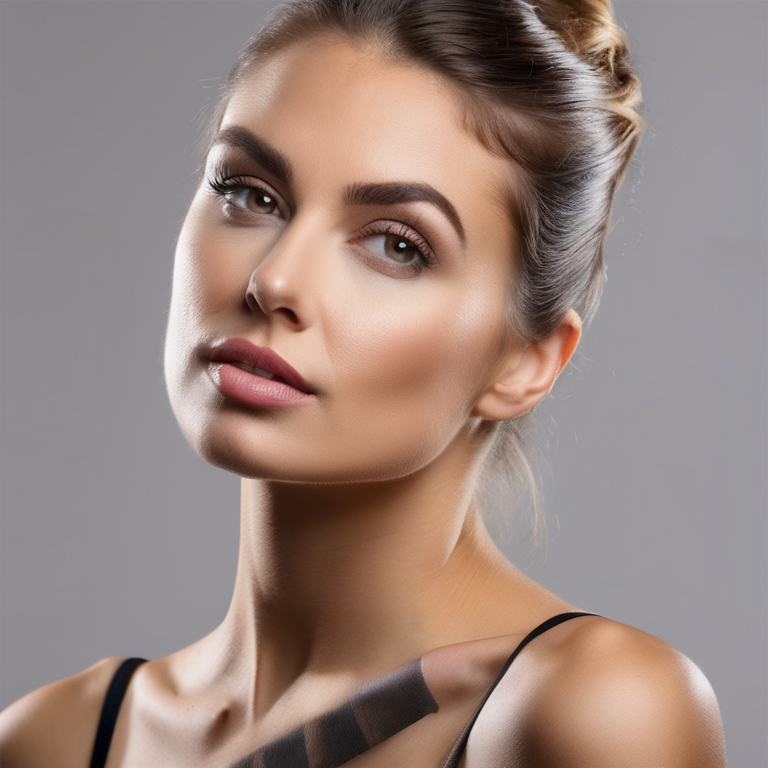
#> input picture data/batches/kt5_proof_001/job_001/images/sdxl_agent_00011_.png, 768 x 768 px, given in place of headshot_front.png, which was not available
$ python fix_canonical_assets.py
#> lines starting #> are read from the running program, lines starting #| are printed output that depends on the picture; pictures that were not available may be replaced by others from this repository, and a replacement may not be noted
"""
Fix canonical assets reconciliation - use real operator-prepared canonical references.
"""

from PIL import Image, ImageDraw, ImageFont
import json
from pathlib import Path

def create_canonical_reconciliation_contact_sheet():
    project_root = Path(r"F:\ComfyUI\comfy-agent-mvp\data\rc2_multishot1_ep01")

    # Load REAL canonical assets from input/canonical_references
    canonical_char_path = project_root / "input" / "canonical_references" / "01_identity" / "headshot_front.png"
    canonical_env_path = project_root / "input" / "canonical_references" / "05_environment" / "character_in_environment.png"

    char_img = Image.open(canonical_char_path)
#> char_img is the input picture: PIL image 768x768 RGB; mean R, G, B 153.8, 134.1, 126.4
    env_img = Image.open(canonical_env_path)
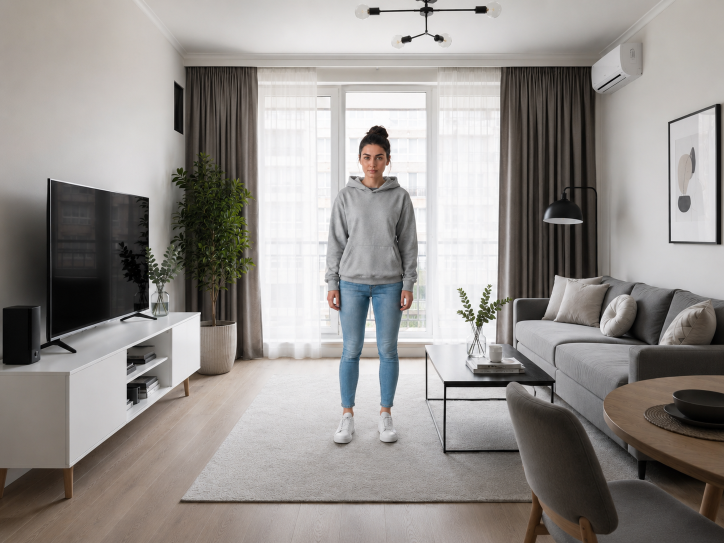
#> input picture data/rc2_multishot1_ep01/input/canonical_references/05_environment/character_in_environment.png, 1448 x 1086 px, found by its file name (shown at 1/2 size)
#> env_img is the input picture: PIL image 1448x1086 RGB; mean R, G, B 148.5, 144.3, 140.9

    # Resize to match dimensions for contact sheet
    char_img = char_img.resize((1254, 1254), Image.Resampling.LANCZOS)
#> char_img: PIL image 1254x1254 RGB
    env_img = env_img.resize((1254, 1254), Image.Resampling.LANCZOS)
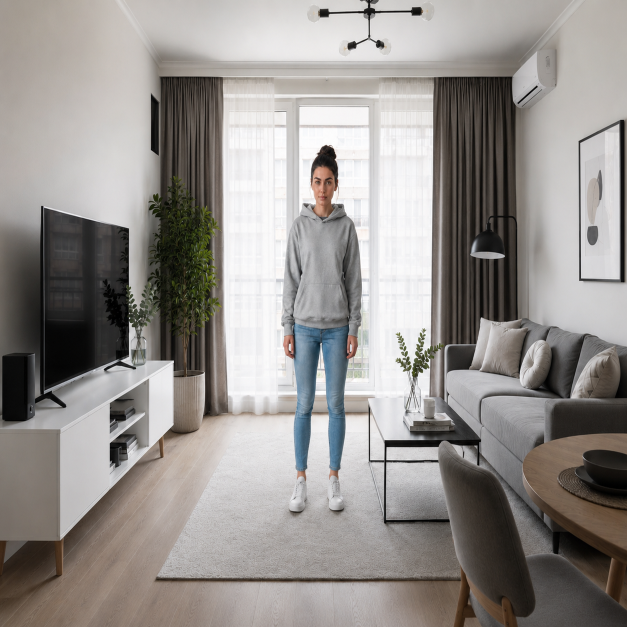
#> env_img: PIL image 1254x1254 RGB (shown at 1/2 size); mean R, G, B 148.5, 144.3, 140.9

    # Create contact sheet (side by side)
    width, height = 1254, 1254
    contact_sheet = Image.new('RGB', (width * 2 + 100, height + 100), (30, 30, 30))
#> contact_sheet: PIL image 2608x1354 RGB; every value is 30

    # Paste character reference
    contact_sheet.paste(char_img, (25, 50))
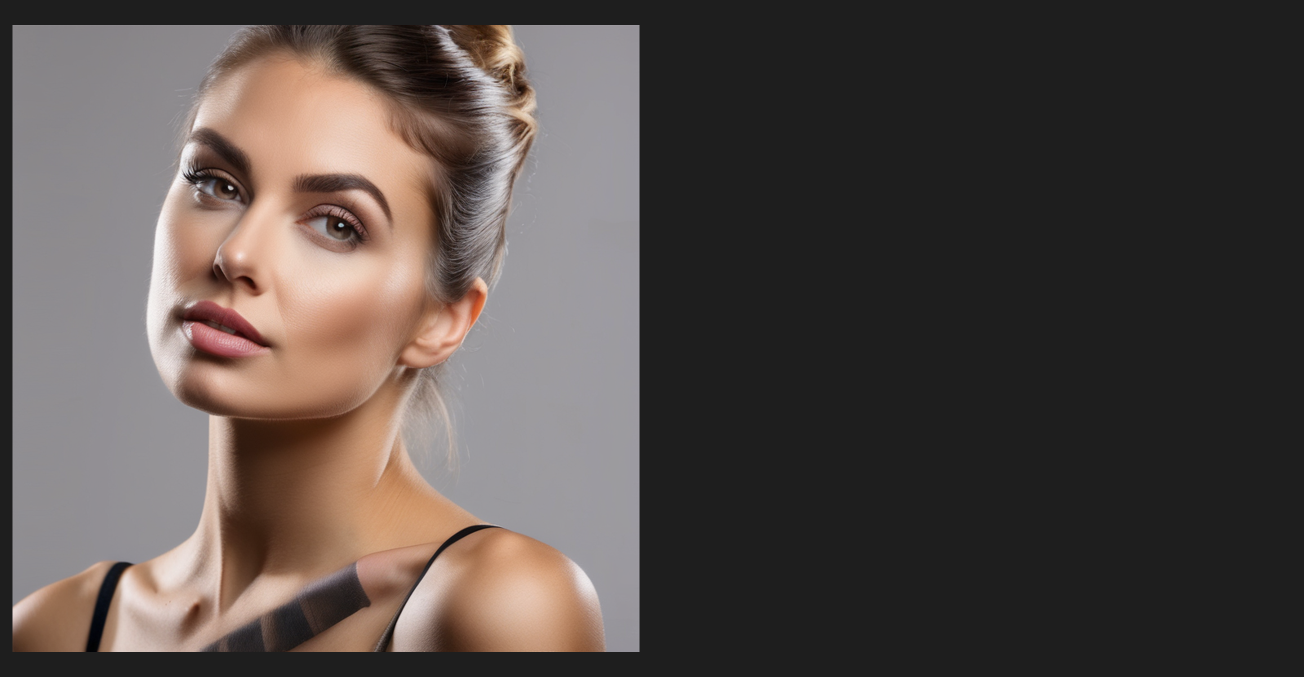
#> contact_sheet: PIL image 2608x1354 RGB (shown at 1/2 size); mean R, G, B 85.1, 76.4, 72.9

    # Paste environment reference
    contact_sheet.paste(env_img, (width + 75, 50))
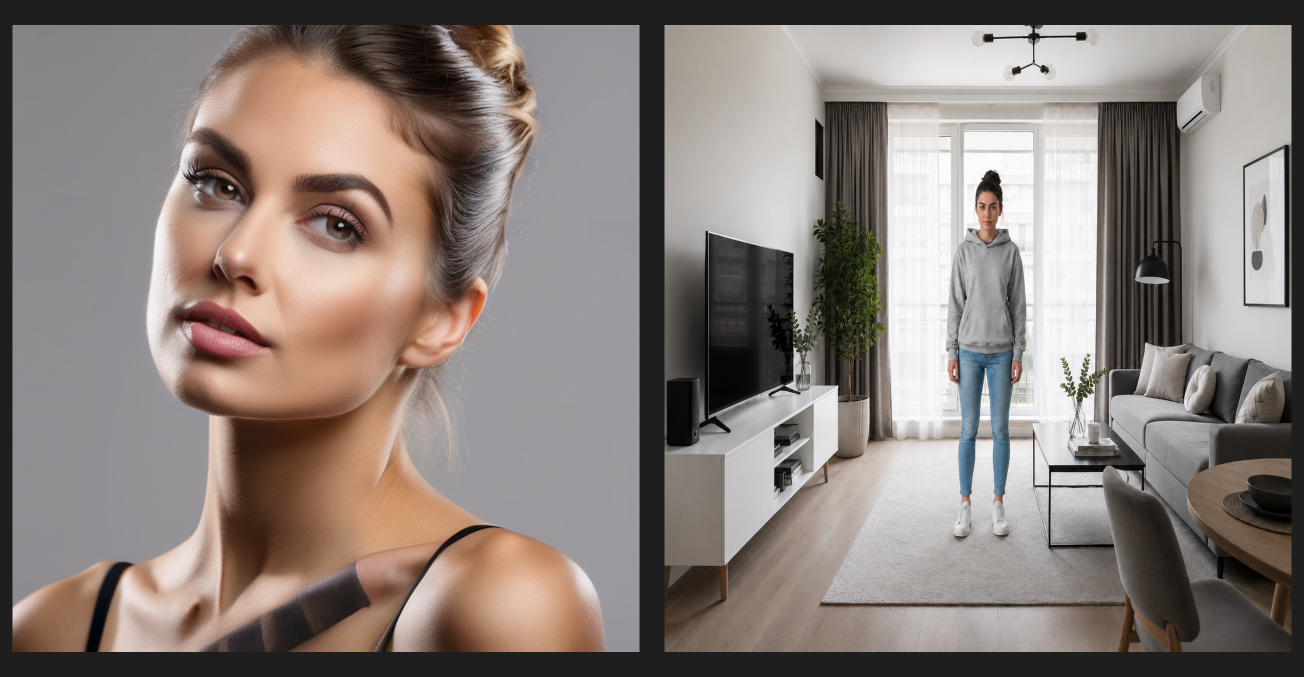
#> contact_sheet: PIL image 2608x1354 RGB (shown at 1/2 size); mean R, G, B 137.9, 127.3, 122.3

    # Add labels
    draw = ImageDraw.Draw(contact_sheet)

    try:
        font = ImageFont.truetype("arial.ttf", 24)
    except:
        font = ImageFont.load_default()

    title = "CANONICAL ASSET RECONCILIATION - OPERATOR-PREPARED REFERENCES"
    draw.text((25, 10), title, fill=(255, 255, 255), font=font)

    # Character label
    draw.text((25, height + 60), "CHARACTER: input/canonical_references/01_identity/headshot_front.png", fill=(200, 200, 200), font=font)
    draw.text((25, height + 85), "char_lock_001 (operator-approved)", fill=(150, 255, 150), font=font)

    # Environment label
    draw.text((width + 75, height + 60), "ENVIRONMENT: input/canonical_references/05_environment/character_in_environment.png", fill=(200, 200, 200), font=font)
    draw.text((width + 75, height + 85), "env_lock_001 (operator-approved)", fill=(150, 255, 150), font=font)

    # Save contact sheet
    output_dir = project_root / "output" / "control" / "identity_environment_lock"
    output_dir.mkdir(parents=True, exist_ok=True)

    contact_sheet_path = output_dir / "canonical_reference_contact_sheet.jpg"
    contact_sheet.save(contact_sheet_path, 'JPEG', quality=95)
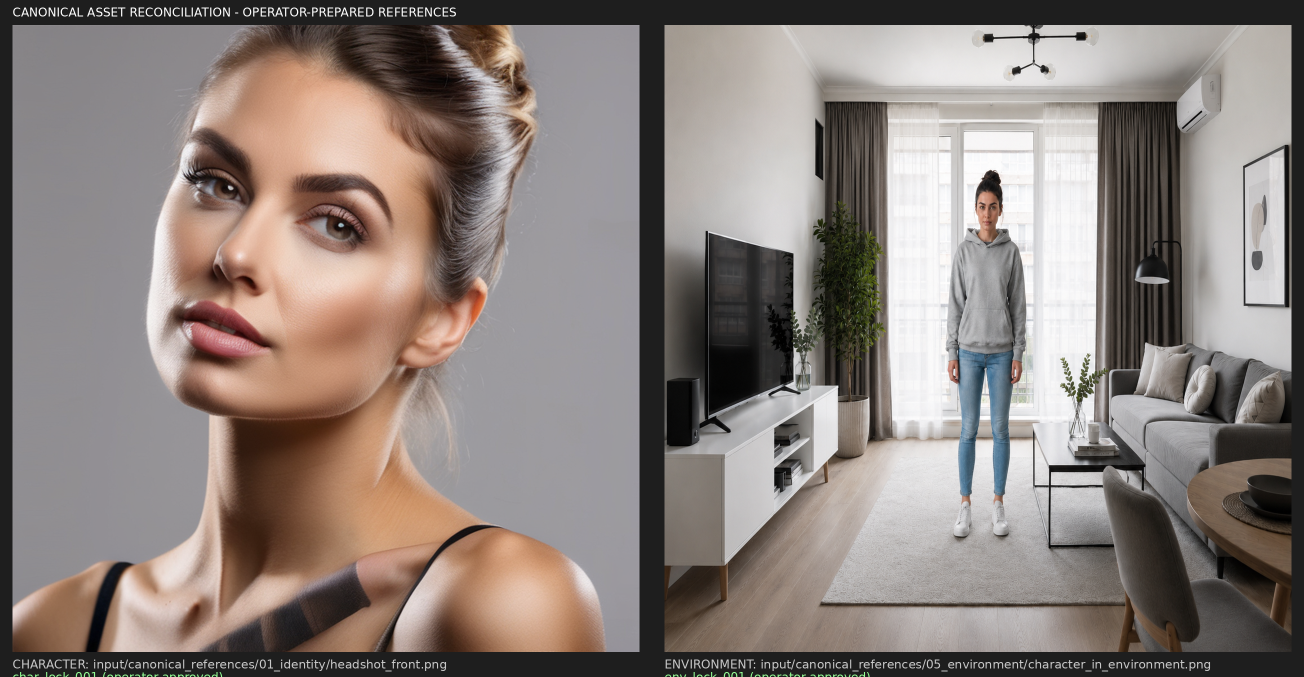
#> saved as canonical_reference_contact_sheet.jpg: PIL image 2608x1354 RGB (shown at 1/2 size); mean R, G, B 138.7, 128.2, 123.2

    print(f"Created canonical reconciliation contact sheet: {contact_sheet_path}")

    return str(contact_sheet_path)

if __name__ == "__main__":
    create_canonical_reconciliation_contact_sheet()
